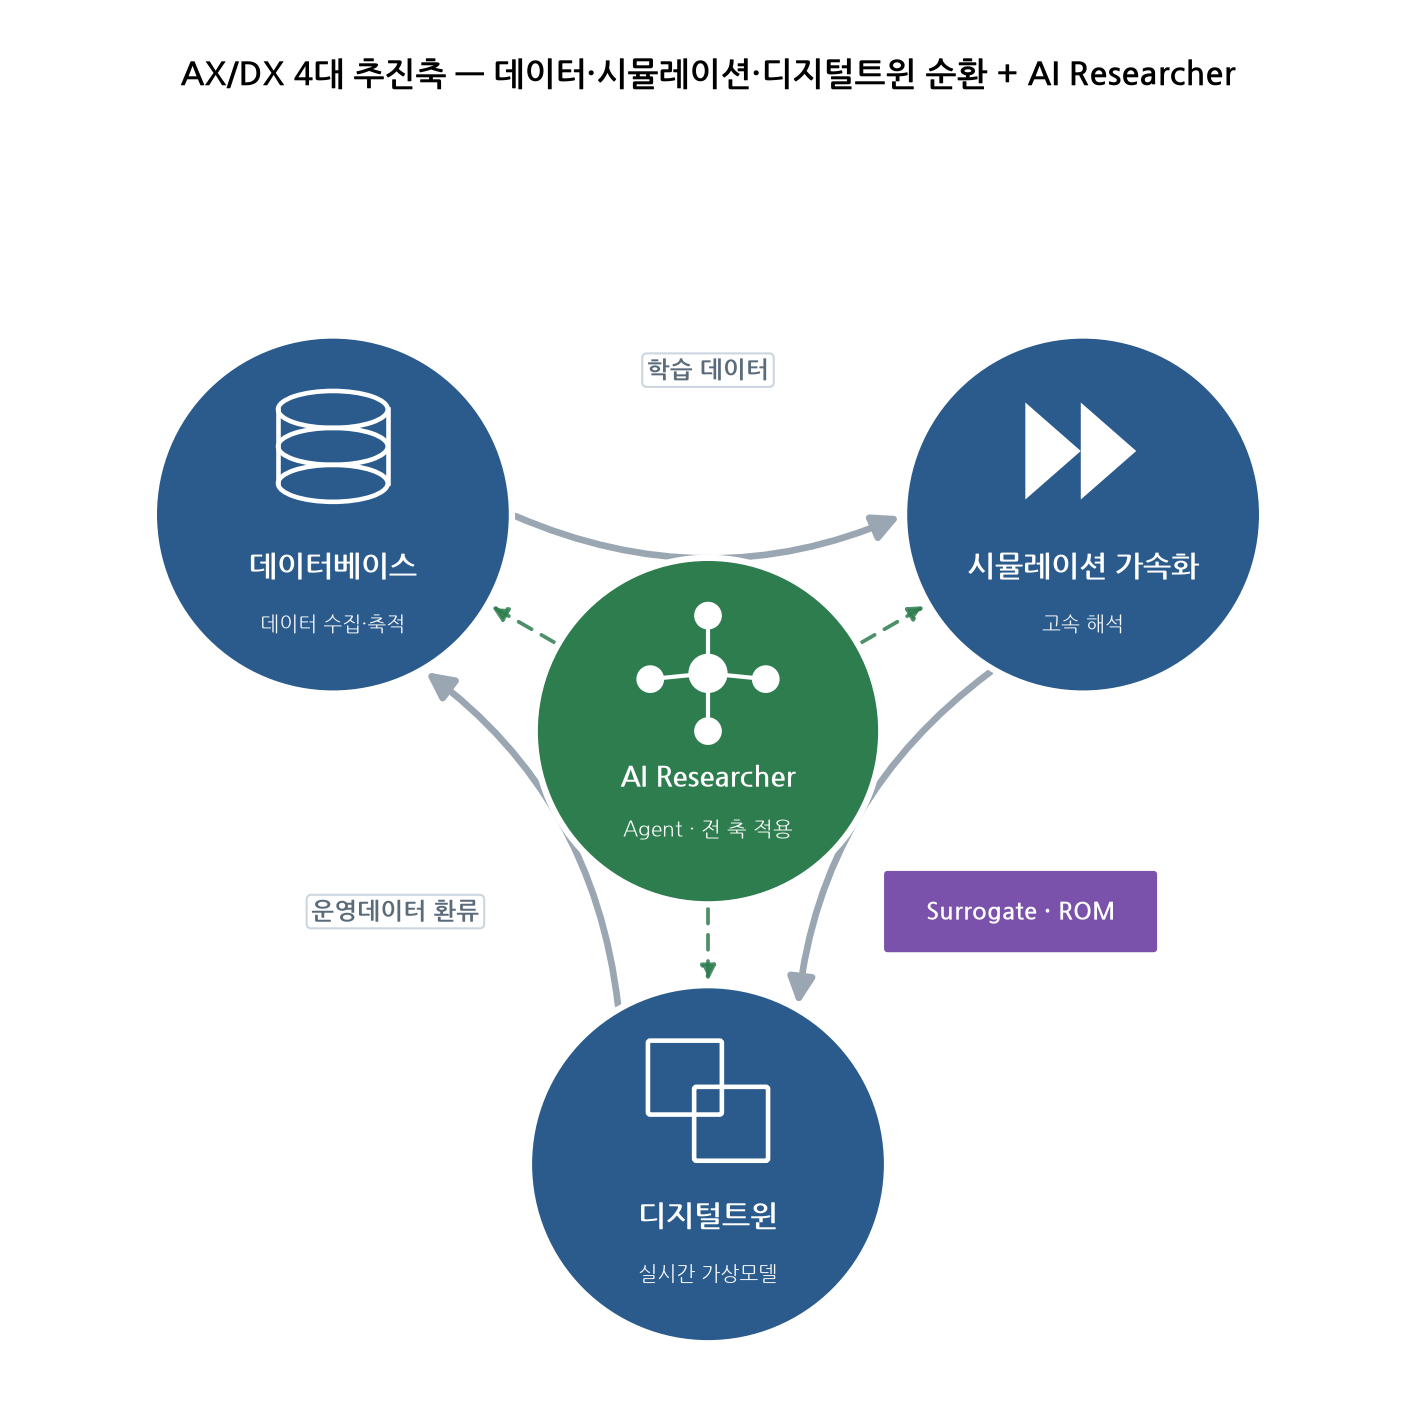

Generate this figure with Python:
# -*- coding: utf-8 -*-
"""AX/DX 4대 추진축 — 순환 구조 + 중앙 Agent 허브 (한눈에 이해형 UI)."""
import matplotlib
matplotlib.use("Agg")
import matplotlib.pyplot as plt
from matplotlib.patches import Circle, Ellipse, Polygon, FancyBboxPatch, FancyArrowPatch
from matplotlib import font_manager as fm
import numpy as np

for f in ["NanumGothic.ttf","NanumGothicBold.ttf"]:
    fm.fontManager.addfont(f"/usr/share/fonts/truetype/nanum/{f}")
plt.rcParams["font.family"]="NanumGothic"; plt.rcParams["axes.unicode_minus"]=False

BLUE, GREEN, PURP = "#2a5b8c", "#2e7d4f", "#7b52ab"
fig, ax = plt.subplots(figsize=(12.5,12))
ax.set_axis_off(); ax.set_aspect("equal"); ax.set_xlim(0,12); ax.set_ylim(0,12)

C = np.array([6.0,5.8]); RORB=3.75; RP=1.55; RH=1.5
def at(deg): return C + RORB*np.array([np.cos(np.radians(deg)),np.sin(np.radians(deg))])
P_DB, P_SIM, P_DT = at(150), at(30), at(270)

# ---- icons (white line art) ----
def ic_db(c):
    x,y=c; w,h=0.95,0.32
    for dy in (0.36,0.04,-0.28):
        ax.add_patch(Ellipse((x,y+dy),w,h,fill=False,ec="white",lw=2.2,zorder=6))
    ax.plot([x-w/2,x-w/2],[y-0.28,y+0.36],color="white",lw=2.2,zorder=6)
    ax.plot([x+w/2,x+w/2],[y-0.28,y+0.36],color="white",lw=2.2,zorder=6)
def ic_ff(c):  # fast-forward = 가속
    x,y=c
    ax.add_patch(Polygon([[x-0.5,y-0.42],[x-0.5,y+0.42],[x-0.02,y]],fc="white",zorder=6))
    ax.add_patch(Polygon([[x-0.02,y-0.42],[x-0.02,y+0.42],[x+0.46,y]],fc="white",zorder=6))
def ic_twin(c):  # 디지털 트윈 = 쌍
    x,y=c
    ax.add_patch(FancyBboxPatch((x-0.5,y-0.1),0.6,0.6,boxstyle="round,pad=0.02",
        fill=False,ec="white",lw=2.2,zorder=6))
    ax.add_patch(FancyBboxPatch((x-0.1,y-0.5),0.6,0.6,boxstyle="round,pad=0.02",
        fill=False,ec="white",lw=2.2,zorder=7))
def ic_net(c):  # Agent = 네트워크
    x,y=c
    pts=[(x,y+0.5),(x-0.5,y-0.05),(x+0.5,y-0.05),(x,y-0.5)]
    for p in pts:
        ax.plot([x,p[0]],[y,p[1]],color="white",lw=2,zorder=6)
        ax.add_patch(Circle(p,0.12,fc="white",zorder=7))
    ax.add_patch(Circle((x,y),0.17,fc="white",zorder=7))

def pillar(c,color,title,sub,iconfn):
    ax.add_patch(Circle(c,RP,fc=color,ec="white",lw=3,zorder=5))
    iconfn(c+np.array([0,0.55]))
    ax.text(c[0],c[1]-0.45,title,ha="center",va="center",color="white",
        fontsize=14.5,fontweight="bold",zorder=8)
    ax.text(c[0],c[1]-0.95,sub,ha="center",va="center",color="white",
        fontsize=9.8,zorder=8,alpha=0.95)

# ---- cycle arrows (clockwise, bulge outward) ----
def cyc(p1,p2,label,lcol="#5a6b7a",badge=False):
    u=(p2-p1)/np.linalg.norm(p2-p1)
    a=p1+u*RP; b=p2-u*RP
    ax.add_patch(FancyArrowPatch(a,b,arrowstyle="-|>",mutation_scale=26,lw=3.2,
        color="#9aa7b3",connectionstyle="arc3,rad=0.22",zorder=2))
    # label position pushed outward from center
    mid=(p1+p2)/2; out=(mid-C); out=out/np.linalg.norm(out)
    lp=mid+out*1.25
    if badge:
        ax.add_patch(FancyBboxPatch((lp[0]-1.15,lp[1]-0.32),2.3,0.64,
            boxstyle="round,pad=0.05",fc=PURP,ec="white",lw=2,zorder=9))
        ax.text(lp[0],lp[1],label,ha="center",va="center",color="white",
            fontsize=11.5,fontweight="bold",zorder=10)
    else:
        ax.text(lp[0],lp[1],label,ha="center",va="center",color=lcol,
            fontsize=11.5,fontweight="bold",zorder=9,
            bbox=dict(boxstyle="round,pad=0.2",fc="white",ec="#cdd6df",lw=1))

cyc(P_DB,P_SIM,"학습 데이터")
cyc(P_SIM,P_DT,"Surrogate · ROM",badge=True)
cyc(P_DT,P_DB,"운영데이터 환류")

# ---- center hub: AI Researcher (Agent) ----
for P in (P_DB,P_SIM,P_DT):
    u=(P-C)/np.linalg.norm(P-C)
    ax.add_patch(FancyArrowPatch(C+u*RH, P-u*RP, arrowstyle="-|>",mutation_scale=15,
        lw=1.8,color=GREEN,linestyle=(0,(4,3)),zorder=3,alpha=0.85))
ax.add_patch(Circle(C,RH,fc=GREEN,ec="white",lw=3,zorder=5))
ic_net(C+np.array([0,0.5]))
ax.text(C[0],C[1]-0.4,"AI Researcher",ha="center",va="center",color="white",
    fontsize=13.5,fontweight="bold",zorder=8)
ax.text(C[0],C[1]-0.85,"Agent · 전 축 적용",ha="center",va="center",color="white",
    fontsize=10,zorder=8,alpha=0.95)

pillar(P_DB,BLUE,"데이터베이스","데이터 수집·축적",ic_db)
pillar(P_SIM,BLUE,"시뮬레이션 가속화","고속 해석",ic_ff)
pillar(P_DT,BLUE,"디지털트윈","실시간 가상모델",ic_twin)

ax.text(6,11.4,"AX/DX 4대 추진축 — 데이터·시뮬레이션·디지털트윈 순환 + AI Researcher",
    ha="center",fontsize=16,fontweight="bold")
plt.savefig("/home/user/similar-research-DB/cycle_axdx.png",dpi=150,bbox_inches="tight")
print("saved")
